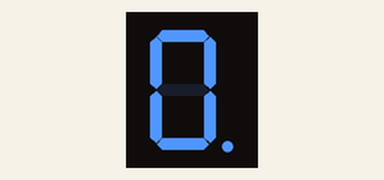
Simulated run of this program. Board: Raspberry Pi Pico running MicroPython. Parts: 1-digit seven-segment display. The segment pins are drawn as the display they are named for.

Above: at 0.1 s.
At 2.1 s:
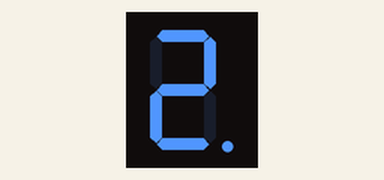
At 3.1 s:
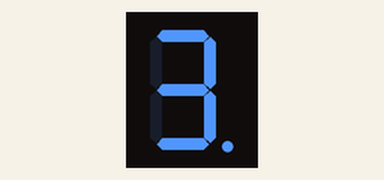
At 5.1 s:
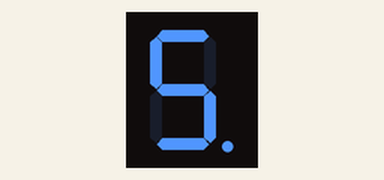
At 6.1 s:
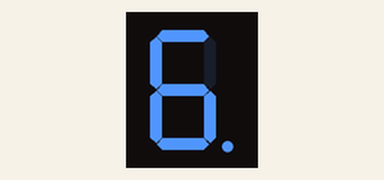
At 9.1 s:
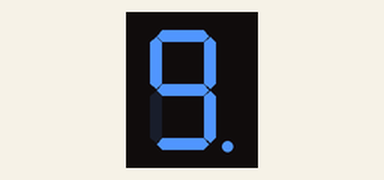

The program:

segment_display.py
```python
from machine import Pin
from time import sleep

class SegmentDisplay:
    def __init__(self) -> None:
        #display_pins -> form 6 to 13 (pin 13 is dot)
        self.dp_pins = list()
        for pin_num in range(6,14):
            self.dp_pins.append(Pin(pin_num,Pin.OUT))

        self.num_patterns = [[1,1,1,1,1,1,0],[0,1,1,0,0,0,0],[1,1,0,1,1,0,1],
                [1,1,1,1,0,0,1],[0,1,1,0,0,1,1],[1,0,1,1,0,1,1],
                [1,0,1,1,1,1,1],[1,1,1,0,0,0,0],[1,1,1,1,1,1,1],
                [1,1,1,1,0,1,1]]


    def turn_off(self):
        for i in range(0,8):
            self.dp_pins[i].value(0)


    def count(self):
        self.dp_pins[7].value(1)
        for num_pattern in self.num_patterns:
            #self.turn_off()
            for i in range(7):
                self.dp_pins[i].value(num_pattern[i])
            sleep(1)
        self.turn_off()


SegmentDisplay().count()
```

Measured:
- what the display in image 0 shows lasts 1.0 s, from 0.1 s to 1.1 s
